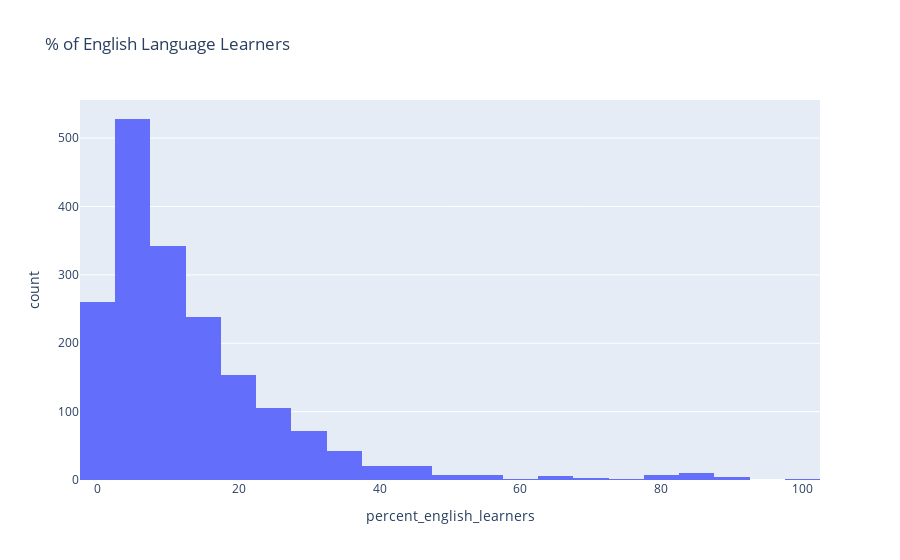

Here is the notebook cell this chart was saved with:
### Markdown cell above
#### Task 2c: English Learners
**1.** Create a histogram to view the distribution of the percentage of students who are learning English as a second language in NYC’s public high schools. You'll need to answer the questions that follow.

### Code cell
# Plot the distribution of the % of students who are learning English as a second language in schools
px.histogram(schools_df, x="percent_english_learners", nbins=30, title="% of English Language Learners")

### Figure 1 — Plotly figure (JSON) as saved in the notebook; plotly's stock layout.template omitted (floating-point values rounded to 4 significant figures; data arrays with more than 128 entries replaced by an {"elided": "..."} marker saying what was removed)
{"data": [{"alignmentgroup": "True", "bingroup": "x", "hovertemplate": "percent_english_learners=%{x}<br>count=%{y}<extra></extra>", "legendgroup": "", "marker": {"color": "#636efa", "pattern": {"shape": ""}}, "name": "", "nbinsx": 30, "offsetgroup": "", "orientation": "v", "showlegend": false, "type": "histogram", "x": {"elided": "1834 float values"}, "xaxis": "x", "yaxis": "y"}], "layout": {"autosize": true, "barmode": "relative", "legend": {"tracegroupgap": 0}, "title": {"text": "% of English Language Learners"}, "xaxis": {"anchor": "y", "autorange": true, "domain": [0, 1], "range": [-2.5, 102.5], "title": {"text": "percent_english_learners"}, "type": "linear"}, "yaxis": {"anchor": "x", "autorange": true, "domain": [0, 1], "range": [0, 555.8], "title": {"text": "count"}}}}
